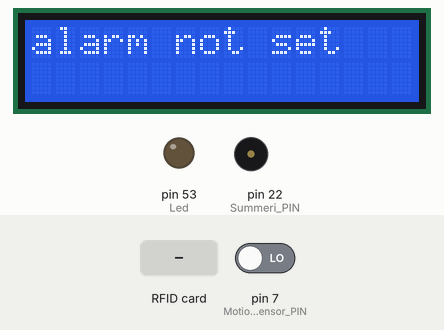
Simulated run of this sketch. Board: Arduino Mega 2560, built with avr-gcc and run on an emulated ATmega2560. On the bench: 16×2 character LCD, output pins drawn as LEDs (lit = HIGH), buzzer (waves = sounding). The inputs (shaded band) are chosen by the test bench; at power-on: pin 7 (Motionsensor_PIN) LOW. What the sketch prints to the serial monitor is not drawn.

Above: at 15.2 s.
At 16.7 s:
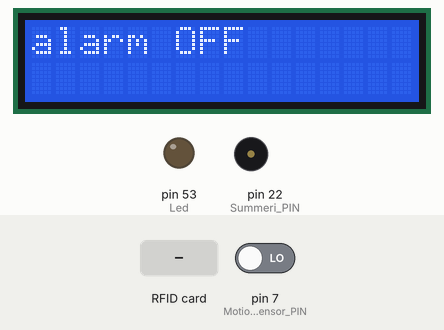
16.8 s: RFID card 5E 7A 19 C4 held to the reader
At 19.4 s:
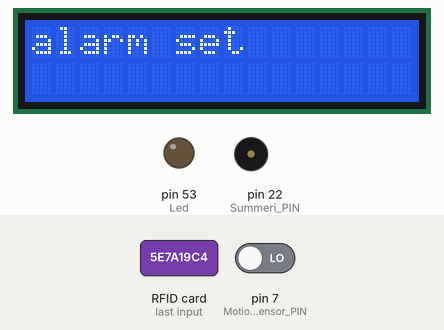
19.7 s: pin 7 (Motionsensor_PIN) driven HIGH
At 23.5 s:
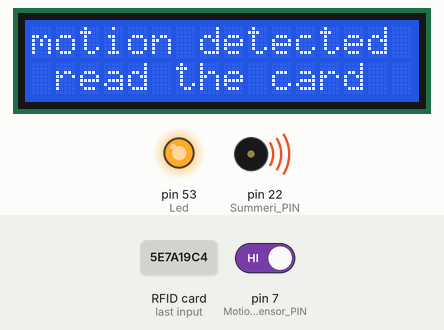
Timing chart, 0 to 29.6 s (numbered marks = the images above; inputs shaded):
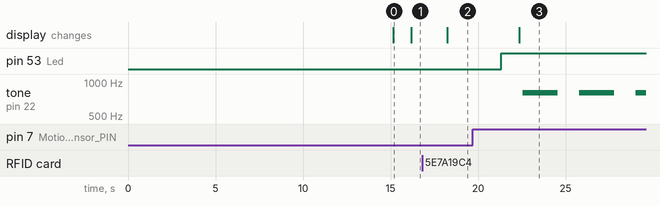

The sketch:

ValmisProjektinKoodi.ino
```cpp
#include <Keypad.h>               //näppäimistö kirjasto
#include <LiquidCrystal.h>        //LCD-näytön kirjasto
#include <SPI.h>                  //SPI väylä RFID ja LCD-näyttöä varten
#include <RFID.h>                 //RFID kirjasto

#define SDA_DIO 9                 //RFID:n SDA pinni
#define RESET_DIO 10              //RFID:n Reset pinni

int calibrationTime = 15;         //Asetetaan PIR liiketunnistimen kalibrointi aika
int Motionsensor_PIN = 7;         //PIR liiketunnistimen digital pin arduinossa
int Summeri_PIN = 22;             //Summerin digital pin arduinossa
int Led = 53;                     //Ledin digital pin arduinossa


//LCD-näytön pinnit
const int rs = 6, en = 8, d4 = 5, d5 = 4, d6 = 3, d7 = 2;
LiquidCrystal lcd(rs, en, d4, d5, d6, d7);


const byte ROW_NUM = 4;           //Vaakasuorien rivien määrä
const byte COLUMN_NUM = 3;        //Pystysuorien rivien määrä

//näppäimistön layout
char keys[ROW_NUM][COLUMN_NUM] = {
  {'1','2','3'},
  {'4','5','6'},
  {'7','8','9'},
  {'*','0','#'}
};

byte pin_rows[ROW_NUM] = {14, 15, 16, 17};  //Kytketään näppäimistön vaakasuorat rivit
byte pin_column[COLUMN_NUM] = {18, 19, 20}; //Kytketään näppäimistön pystysuorat rivit

Keypad keypad = Keypad( makeKeymap(keys), pin_rows, pin_column, ROW_NUM, COLUMN_NUM );

const String password = "1234";             //näppäimistön salasana
String input_password;                      //näppäimistöltä luettu salasana

RFID RC522(SDA_DIO, RESET_DIO);             //Kerrotaan RFID:lle SDA ja Reset pinnit


boolean alarmset=false;                     //hälytystila pois
bool alarm=false;                           //hälytys pois


void setup() {
 Serial.begin(9600);                            //käynnistetään Serial monitor 9600 Baudinopeudella
  pinMode(Motionsensor_PIN, INPUT);             //asetetaan digitalpinnistä INPUT
  pinMode(Led, OUTPUT);                         //Asetetaan digitalpinnistä OUTPUT
  SPI.begin();                                  // Käynnistetään SPI väylä
  RC522.init();                                 //käynnistetään RFID lukija
    Serial.print("calibrating sensor ");
    for(int i = 0; i < calibrationTime; i++){
      Serial.print(".");                        //Tulostetaan serial monitorille . calibroinnin aikana sekunnin välein kalibroinnin aikana
      delay(1000);
      }
    Serial.println(" done");                    //Tulostetaan serial monitorille
    Serial.println("SENSOR ACTIVE");            //Tulostetaan serial monitorille
    delay(50);


  input_password.reserve(32);                   //Maksimissaan voi syöttää 33 merkkiä näppäimistöltä
  lcd.begin(16, 2);                             //Käynnistetään LCD-näyttö
  lcd.home();
  lcd.print("alarm not set");                   //Tulostetaan LCD-näytölle


}


void loop() {

int Liikkeentila = digitalRead(Motionsensor_PIN);   //Luetaan liiketunnistinta

  rfid();                                           //Luetaan RFID käyttäen alla olevaa aliohjelmaa
  salasana();                                       //Luetaan näppäimistöä käyttäen alla olevaa aliohjelmaa


if(alarm==true){                                    //Hälytyksen tullessa laitetaan summeri ja Ledi päälle
  lcd.clear();                                      //Tyhjennetään LCD-näyttö
  lcd.print("motion detected");                     //Kirjoitetaan LCD-näytölle
  lcd.setCursor(1,1);                               //Siirretään LCD-näytön osoittajaa
  lcd.print("read the card");                       //Kirjoitetaan näytölle uudestaan
      delay(200);
      tone(Summeri_PIN, 800);                       //Summeri päälle
      delay(2000);                                  //Summeri soi 2s
      noTone(Summeri_PIN);                          //Summeri pois päältä

}

if(alarmset == false){
  if(alarm==false){
  lcd.clear();                                      //Tyhjennetään LCD-näyttö
  lcd.print("alarm OFF");                           //Tulostetaan LCD-näytölle
  digitalWrite(Led, LOW);                           //Ledi poist päältä
  }
}

if (alarmset == true){                              //Onko hälytystila päällä
  if(alarm==false){                                 //Onko hälytys jo päällä

  lcd.clear();                                      //Tyhjennetään LCD-näyttö
  lcd.print("alarm set");                           //Tulostetaan LCD-näytölle

    if (Liikkeentila == HIGH) {
     digitalWrite(Led, HIGH);                       //Ledi päälle
      Serial.println("Liike havaittu");             //Tulostetaan LCD-näytölle
      alarm=true;                                   //Asetetaan hälytys päälle

    }
}
  }

    }


void rfid()
{

  if (RC522.isCard())                               //Luetaan onko korttia huomattu
  {
    alarmset = !alarmset;                           //Muutetaan hälytystilaa
    alarm=false;                                    //Hälytys pois päältä

    RC522.readCardSerial();                         //Luetaan kortin UID numero
    Serial.println("Card detected:");               //Tulostetaan Serial monitorille
    for(int i=0;i<5;i++)
    {
    Serial.print(RC522.serNum[i],DEC);              //Tulostetaan serial monitorille kortin numero


    }
    Serial.println();
    Serial.println();
  }
  delay(1000);

}

void salasana(){
   char key = keypad.getKey();                    //Luetaan näppäimistöä
 lcd.setCursor(0, 1);                             //Asetetaan LCD-näytön osoittajan paikka
  if (key){
    lcd.print(key);                               //Tulostetaan LCD-näytölle

     if(key == '*') {                             //Jos näppäilty merkki on *
      input_password = "";                        //tyhjennetään syötetty salasana
    } else if(key == '#') {                       //Jos näppäilty merkki on # syötetään salasana
      if(password == input_password) {            //Jos syötetty salasana on oikein
        lcd.print("correct");                     //Tulostetaan LCD-näytölle
        alarm = false;                            //Asetetaan hälytystila pois päältä
        alarmset = false;                         //Asetetaan hälytys pois päältä


      } else {
        lcd.print("incorrect");                   //Tulostetaan LCD-näytölle
      }

      input_password = "";                        //Tyhjennetään syötetty salasana
    } else {
      input_password += key;                      //Lisätään salasanaan näppäilty numero
    }
}
}
```

Measured:
- after the input at 16.8 s, the display: changes after 1.4 s (image 2)
- after the input at 19.7 s, pin 53 (Led): LOW → HIGH after 1.6 s; tone on pin 22 (Summeri_PIN): alternates 800 Hz for 2.0 s and silent for 1.2 s, starting after 2.9 s; the display: changes after 2.7 s (image 3)
- what the display in image 0 shows lasts 1.0 s, from 15.2 s to 16.2 s
